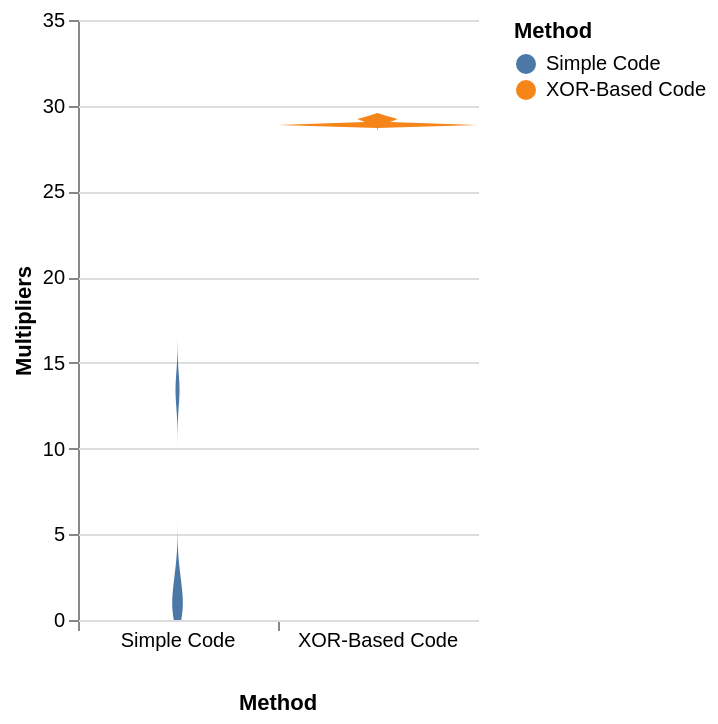

Notebook code for this chart:
### Code cell
import altair as alt
alt.Chart(df_multipliers).transform_density(
    'Multipliers',
    as_=['Multipliers', 'density'],
    extent=[0, 35],
    groupby=['Method']
).mark_area(orient='horizontal').encode(
    y='Multipliers:Q',
    color='Method:N',
    x=alt.X(
        'density:Q',
        stack='center',
        impute=None,
        title=None,
        axis=alt.Axis(labels=False, values=[0],grid=False, ticks=True),
    ),
    column=alt.Column(
        'Method:N',
        header=alt.Header(
            titleOrient='bottom',
            labelOrient='bottom',
            labelPadding=0,
        ),
    )
).properties(
    width=100
).configure_facet(
    spacing=0
).configure_view(
    stroke=None
)

### Figure 1 — Vega-Lite specification as saved in the notebook (floating-point values rounded to 4 significant figures)
{"config": {"view": {"continuousWidth": 400, "continuousHeight": 300, "stroke": null}, "facet": {"spacing": 0}}, "data": {"name": "data-d0633dea3e54baced44f8b80f248df96"}, "mark": {"type": "area", "orient": "horizontal"}, "encoding": {"color": {"type": "nominal", "field": "Method"}, "column": {"type": "nominal", "field": "Method", "header": {"labelOrient": "bottom", "labelPadding": 0, "titleOrient": "bottom"}}, "x": {"type": "quantitative", "axis": {"grid": false, "labels": false, "ticks": true, "values": [0]}, "field": "density", "impute": null, "stack": "center", "title": null}, "y": {"type": "quantitative", "field": "Multipliers"}}, "transform": [{"density": "Multipliers", "extent": [0, 35], "groupby": ["Method"], "as": ["Multipliers", "density"]}], "width": 100, "$schema": "https://vega.github.io/schema/vega-lite/v4.8.1.json", "datasets": {"data-d0633dea3e54baced44f8b80f248df96": [{"Filename": "Anna_Karenina", "Method": "Simple Code", "Type": ".txt", "Multipliers": 0.5049}, {"Filename": "Anna_Karenina", "Method": "XOR-Based Code", "Type": ".txt", "Multipliers": 28.87}, {"Filename": "Around_the_World_in_Eighty_Days", "Method": "Simple Code", "Type": ".txt", "Multipliers": 2.588}, {"Filename": "Around_the_World_in_Eighty_Days", "Method": "XOR-Based Code", "Type": ".txt", "Multipliers": 28.88}, {"Filename": "bbc_house", "Method": "Simple Code", "Type": ".wav", "Multipliers": 0.4644}, {"Filename": "bbc_house", "Method": "XOR-Based Code", "Type": ".wav", "Multipliers": 29.23}, {"Filename": "bbc_peregrine_falcon", "Method": "Simple Code", "Type": ".wav", "Multipliers": 1.389}, {"Filename": "bbc_peregrine_falcon", "Method": "XOR-Based Code", "Type": ".wav", "Multipliers": 29.34}, {"Filename": "La_Jeunesse", "Method": "Simple Code", "Type": ".jpg", "Multipliers": 13.42}, {"Filename": "La_Jeunesse", "Method": "XOR-Based Code", "Type": ".jpg", "Multipliers": 28.98}, {"Filename": "The_Picture_of_Dorian_Gray", "Method": "Simple Code", "Type": ".txt", "Multipliers": 2.243}, {"Filename": "The_Picture_of_Dorian_Gray", "Method": "XOR-Based Code", "Type": ".txt", "Multipliers": 28.87}, {"Filename": "The_Republic_Plato", "Method": "Simple Code", "Type": ".txt", "Multipliers": 0.8395}, {"Filename": "The_Republic_Plato", "Method": "XOR-Based Code", "Type": ".txt", "Multipliers": 28.88}, {"Filename": "Ulysses", "Method": "Simple Code", "Type": ".txt", "Multipliers": 0.6583}, {"Filename": "Ulysses", "Method": "XOR-Based Code", "Type": ".txt", "Multipliers": 28.88}, {"Filename": "Vue_de_la_Buena_Vista", "Method": "Simple Code", "Type": ".jpg", "Multipliers": 13.42}, {"Filename": "Vue_de_la_Buena_Vista", "Method": "XOR-Based Code", "Type": ".jpg", "Multipliers": 28.95}]}}
